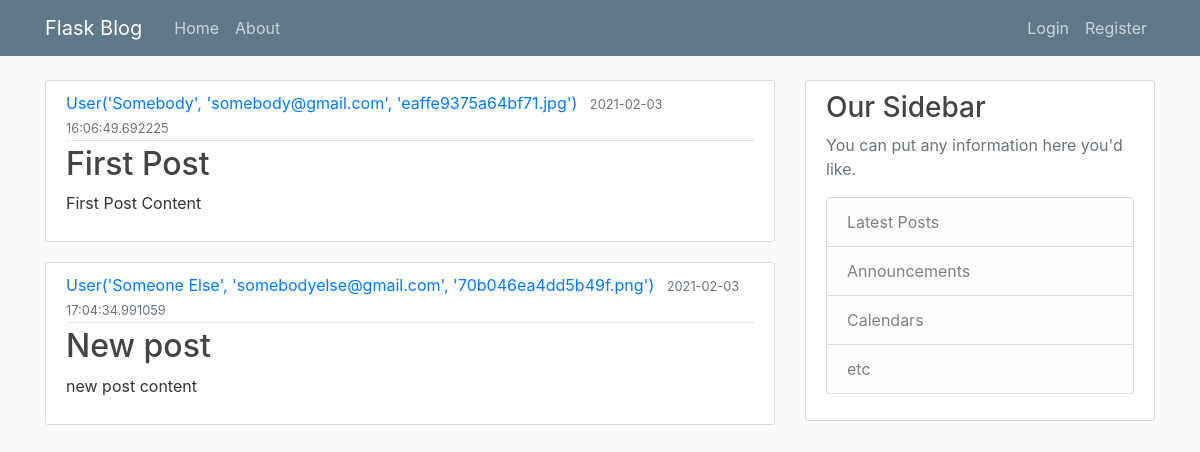
The page / on the database its author committed.
### flaskblog/models.py (models this page shows, shortened)
class Post(db.Model):
    id = db.Column(db.Integer, primary_key=True)
    title = db.Column(db.String(100), nullable=False)
    date_posted = db.Column(db.DateTime, nullable=False, default=datetime.utcnow)
    content = db.Column(db.Text, nullable=False)
    user_id = db.Column(db.Integer, db.ForeignKey('user.id'), nullable=False)

class User(db.Model, UserMixin):
    id = db.Column(db.Integer, primary_key=True)
    username = db.Column(db.String(20), unique=True, nullable=False)
    email = db.Column(db.String(120), unique=True, nullable=False)
    image_file = db.Column(db.String(20), nullable=False, default='default.jpg')
    password = db.Column(db.String(60), nullable=False)
    posts = db.relationship('Post', backref='author', lazy=True)
    def __repr__(self):
        return f"User('{self.username}', '{self.email}', '{self.image_file}')"

### flaskblog/routes.py (the view)
@app.route("/home")
@app.route("/")
def home():
    posts = Post.query.all()
    return render_template('home.html', posts=posts)

### flaskblog/templates/home.html
{% extends "layout.html" %}
{% block content %}
{% for post in posts %}
<article class="media content-section">
  <div class="media-body">
    <div class="article-metadata">
      <a class="mr-2" href="#">{{ post.author }}</a>
      <small class="text-muted">{{ post.date_posted }}</small>
    </div>
    <h2><a class="article-title" href="#">{{ post.title }}</a></h2>
    <p class="article-content">{{ post.content }}</p>
  </div>
</article>
{% endfor %}
{% endblock content %}

### flaskblog/templates/layout.html (shortened to what this page needs)
<!DOCTYPE html>
<html>
  <head>
    <link rel="stylesheet" href="https://maxcdn.bootstrapcdn.com/bootstrap/4.0.0/css/bootstrap.min.css">
    <link rel="stylesheet" type="text/css" href="{{ url_for('static', filename='main.css') }}">
  </head>
  <body>
    <header class="site-header">
      <nav class="navbar navbar-expand-md navbar-dark bg-steel fixed-top">
        <div class="container">
          <a class="navbar-brand mr-4" href="/">Flask Blog</a>
          <div class="collapse navbar-collapse" id="navbarToggle">
            <div class="navbar-nav mr-auto">
              <a class="nav-item nav-link" href="{{ url_for('home') }}">Home</a>
              <a class="nav-item nav-link" href="{{ url_for('about') }}">About</a>
            </div>
            <div class="navbar-nav">
	      {% if current_user.is_authenticated %}
              <a class="nav-item nav-link" href="{{ url_for('new_post') }}">New Post</a>
              <a class="nav-item nav-link" href="{{ url_for('account') }}">My Account</a>
              <a class="nav-item nav-link" href="{{ url_for('logout') }}">Logout</a>
	      {% else %}
              <a class="nav-item nav-link" href="{{ url_for('login') }}">Login</a>
              <a class="nav-item nav-link" href="{{ url_for('register') }}">Register</a>
	      {% endif %}
            </div>
          </div>
        </div>
      </nav>
    </header>
    <main role="main" class="container">
      <div class="row">
        <div class="col-md-8">
          {% block content %}{% endblock %}
        </div>
        <div class="col-md-4">
          <div class="content-section">
            <h3>Our Sidebar</h3>
            <p class='text-muted'>You can put any information here you'd like.
              <ul class="list-group">
                <li class="list-group-item list-group-item-light">Latest Posts</li>
                <li class="list-group-item list-group-item-light">Announcements</li>
                <li class="list-group-item list-group-item-light">Calendars</li>
                <li class="list-group-item list-group-item-light">etc</li>
              </ul>
            </p>
          </div>
        </div>
      </div>
    </main>
  </body>
</html>

### flaskblog/static/main.css (style rules this page uses)
body { background: #fafafa; color: #333333; margin-top: 5rem; }
h1, h2, h3, h4, h5, h6 { color: #444444; }
.bg-steel { background-color: #5f788a; }
.site-header .navbar-nav .nav-link { color: #cbd5db; }
.content-section { background: #ffffff; padding: 10px 20px; border: 1px solid #dddddd; border-radius: 3px; margin-bottom: 20px; }
.article-title { color: #444444; }
.article-content { white-space: pre-line; }
.article-metadata { padding-bottom: 1px; margin-bottom: 4px; border-bottom: 1px solid #e3e3e3 }

### rows shown on the page
Post: author "User('Somebody', 'somebody@gmail.com', 'eaffe9375a64bf71.jpg')", date_posted "2021-02-03 16:06:49.692225", title "First Post", content "First Post Content"
Post: author "User('Someone Else', 'somebodyelse@gmail.com', '70b046ea4dd5b49f.png')", date_posted "2021-02-03 17:04:34.991059", title "New post", content "new post content"
